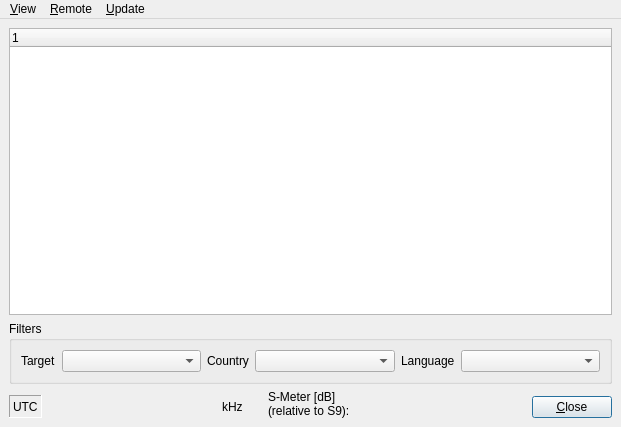
<?xml version="1.0" encoding="UTF-8"?>
<ui version="4.0">
 <class>StationsDlgbase</class>
 <widget class="QMainWindow" name="StationsDlgbase">
  <property name="geometry">
   <rect>
    <x>0</x>
    <y>0</y>
    <width>621</width>
    <height>427</height>
   </rect>
  </property>
  <property name="windowTitle">
   <string>Stations</string>
  </property>
  <property name="windowIcon">
   <iconset resource="res/icons.qrc">
    <normaloff>:/icons/MainIcon.svg</normaloff>:/icons/MainIcon.svg</iconset>
  </property>
  <widget class="QWidget" name="centralwidget">
    <layout class="QVBoxLayout" name="verticalLayout">
     <item>
      <widget class="QTreeWidget" name="ListViewStations">
       <property name="rootIsDecorated">
        <bool>false</bool>
       </property>
       <property name="uniformRowHeights">
        <bool>true</bool>
       </property>
       <column>
        <property name="text">
         <string/>
        </property>
       </column>
      </widget>
     </item>
     <item>
      <widget class="QGroupBox" name="groupBox">
       <property name="title">
        <string>Filters</string>
       </property>
       <layout class="QHBoxLayout" name="horizontalLayout">
        <item>
         <widget class="QLabel" name="TextLabelTarget">
          <property name="text">
           <string>Target</string>
          </property>
          <property name="wordWrap">
           <bool>false</bool>
          </property>
         </widget>
        </item>
        <item>
         <widget class="QComboBox" name="ComboBoxFilterTarget">
          <property name="sizePolicy">
           <sizepolicy hsizetype="MinimumExpanding" vsizetype="Fixed">
            <horstretch>0</horstretch>
            <verstretch>0</verstretch>
           </sizepolicy>
          </property>
         </widget>
        </item>
        <item>
         <widget class="QLabel" name="TextLabelCountry">
          <property name="text">
           <string>Country</string>
          </property>
          <property name="wordWrap">
           <bool>false</bool>
          </property>
         </widget>
        </item>
        <item>
         <widget class="QComboBox" name="ComboBoxFilterCountry">
          <property name="sizePolicy">
           <sizepolicy hsizetype="MinimumExpanding" vsizetype="Fixed">
            <horstretch>0</horstretch>
            <verstretch>0</verstretch>
           </sizepolicy>
          </property>
         </widget>
        </item>
        <item>
         <widget class="QLabel" name="TextLabelLanguage">
          <property name="text">
           <string>Language</string>
          </property>
          <property name="wordWrap">
           <bool>false</bool>
          </property>
         </widget>
        </item>
        <item>
         <widget class="QComboBox" name="ComboBoxFilterLanguage">
          <property name="sizePolicy">
           <sizepolicy hsizetype="MinimumExpanding" vsizetype="Fixed">
            <horstretch>0</horstretch>
            <verstretch>0</verstretch>
           </sizepolicy>
          </property>
         </widget>
        </item>
       </layout>
      </widget>
     </item>
     <item>
      <layout class="QHBoxLayout" name="horizontalLayout_3">
       <item>
        <layout class="QVBoxLayout" name="verticalLayout_2">
         <property name="spacing">
          <number>0</number>
         </property>
         <item>
          <widget class="QWidget" name="widget_2" native="true">
           <property name="sizePolicy">
            <sizepolicy hsizetype="Minimum" vsizetype="Minimum">
             <horstretch>0</horstretch>
             <verstretch>0</verstretch>
            </sizepolicy>
           </property>
          </widget>
         </item>
         <item>
          <layout class="QHBoxLayout" name="horizontalLayout_2">
           <property name="spacing">
            <number>6</number>
           </property>
           <item>
            <widget class="QLabel" name="TextLabelUTCTime">
             <property name="sizePolicy">
              <sizepolicy hsizetype="Minimum" vsizetype="Maximum">
               <horstretch>0</horstretch>
               <verstretch>0</verstretch>
              </sizepolicy>
             </property>
             <property name="minimumSize">
              <size>
               <width>0</width>
               <height>23</height>
              </size>
             </property>
             <property name="frameShape">
              <enum>QFrame::Panel</enum>
             </property>
             <property name="frameShadow">
              <enum>QFrame::Sunken</enum>
             </property>
             <property name="text">
              <string>UTC</string>
             </property>
             <property name="wordWrap">
              <bool>false</bool>
             </property>
            </widget>
           </item>
           <item>
            <widget class="QwtCounter" name="QwtCounterFrequency">
             <property name="sizePolicy">
              <sizepolicy hsizetype="Fixed" vsizetype="Maximum">
               <horstretch>0</horstretch>
               <verstretch>0</verstretch>
              </sizepolicy>
             </property>
             <property name="minimumSize">
              <size>
               <width>168</width>
               <height>0</height>
              </size>
             </property>
            </widget>
           </item>
           <item>
            <widget class="QLabel" name="TextLabel1">
             <property name="sizePolicy">
              <sizepolicy hsizetype="Minimum" vsizetype="Minimum">
               <horstretch>0</horstretch>
               <verstretch>0</verstretch>
              </sizepolicy>
             </property>
             <property name="text">
              <string>kHz</string>
             </property>
             <property name="wordWrap">
              <bool>false</bool>
             </property>
             <property name="buddy">
              <cstring>QwtCounterFrequency</cstring>
             </property>
            </widget>
           </item>
          </layout>
         </item>
        </layout>
       </item>
       <item>
        <spacer name="horizontalSpacer_2">
         <property name="orientation">
          <enum>Qt::Horizontal</enum>
         </property>
         <property name="sizeHint" stdset="0">
          <size>
           <width>20</width>
           <height>20</height>
          </size>
         </property>
        </spacer>
       </item>
       <item>
        <widget class="QLabel" name="TextLabelSMeter">
         <property name="sizePolicy">
          <sizepolicy hsizetype="Minimum" vsizetype="Minimum">
           <horstretch>0</horstretch>
           <verstretch>0</verstretch>
          </sizepolicy>
         </property>
         <property name="text">
          <string>S-Meter [dB]
(relative to S9):</string>
         </property>
         <property name="wordWrap">
          <bool>false</bool>
         </property>
        </widget>
       </item>
       <item>
        <widget class="QwtThermo" name="ProgrSigStrength">
         <property name="sizePolicy">
          <sizepolicy hsizetype="Fixed" vsizetype="Maximum">
           <horstretch>0</horstretch>
           <verstretch>0</verstretch>
          </sizepolicy>
         </property>
         <property name="minimumSize">
          <size>
           <width>150</width>
           <height>0</height>
          </size>
         </property>
         <property name="scalePosition">
          <enum>QwtThermo::TopScale</enum>
         </property>
        </widget>
       </item>
       <item>
        <spacer name="horizontalSpacer">
         <property name="orientation">
          <enum>Qt::Horizontal</enum>
         </property>
         <property name="sizeType">
          <enum>QSizePolicy::Expanding</enum>
         </property>
         <property name="sizeHint" stdset="0">
          <size>
           <width>20</width>
           <height>20</height>
          </size>
         </property>
        </spacer>
       </item>
       <item>
        <layout class="QVBoxLayout" name="verticalLayout_1">
         <property name="spacing">
          <number>0</number>
         </property>
         <item>
          <widget class="QWidget" name="widget" native="true">
           <property name="sizePolicy">
            <sizepolicy hsizetype="Minimum" vsizetype="Minimum">
             <horstretch>0</horstretch>
             <verstretch>0</verstretch>
            </sizepolicy>
           </property>
          </widget>
         </item>
         <item>
          <widget class="QPushButton" name="buttonOk">
           <property name="sizePolicy">
            <sizepolicy hsizetype="Minimum" vsizetype="Maximum">
             <horstretch>0</horstretch>
             <verstretch>0</verstretch>
            </sizepolicy>
           </property>
           <property name="text">
            <string>&amp;Close</string>
           </property>
           <property name="autoDefault">
            <bool>true</bool>
           </property>
           <property name="default">
            <bool>true</bool>
           </property>
          </widget>
         </item>
        </layout>
       </item>
      </layout>
     </item>
    </layout>
  </widget>
    <widget class="QMenuBar" name="menubar">
     <widget class="QMenu" name="menuView">
      <property name="title">
       <string>&amp;View</string>
      </property>
      <widget class="QMenu" name="menuStations_preview">
       <property name="title">
        <string>Stations &amp;preview</string>
       </property>
       <addaction name="actionDisabled"/>
       <addaction name="action5minutes"/>
       <addaction name="action15minutes"/>
       <addaction name="action30minutes"/>
      </widget>
      <addaction name="actionShowOnlyActiveStations"/>
      <addaction name="actionShowAllStations"/>
      <addaction name="menuStations_preview"/>
      <addaction name="separator"/>
      <addaction name="actionClose"/>
     </widget>
     <widget class="QMenu" name="menuRemote">
      <property name="title">
       <string>&amp;Remote</string>
      </property>
      <addaction name="actionChooseRig"/>
      <addaction name="actionEnable_S_Meter"/>
     </widget>
     <widget class="QMenu" name="menuUpdate">
      <property name="title">
       <string>&amp;Update</string>
      </property>
      <addaction name="actionGetUpdate"/>
     </widget>
     <addaction name="menuView"/>
     <addaction name="menuRemote"/>
     <addaction name="menuUpdate"/>
    </widget>
  <action name="actionShowOnlyActiveStations">
   <property name="checkable">
    <bool>true</bool>
   </property>
   <property name="text">
    <string>Show only active stations</string>
   </property>
  </action>
  <action name="actionShowAllStations">
   <property name="checkable">
    <bool>true</bool>
   </property>
   <property name="text">
    <string>Show all stations</string>
   </property>
  </action>
  <action name="action5minutes">
   <property name="checkable">
    <bool>true</bool>
   </property>
   <property name="text">
    <string>5 minutes</string>
   </property>
  </action>
  <action name="action15minutes">
   <property name="checkable">
    <bool>true</bool>
   </property>
   <property name="text">
    <string>15 minutes</string>
   </property>
  </action>
  <action name="action30minutes">
   <property name="checkable">
    <bool>true</bool>
   </property>
   <property name="text">
    <string>30 minutes</string>
   </property>
  </action>
  <action name="actionGetUpdate">
   <property name="text">
    <string>Get &amp;Update...</string>
   </property>
  </action>
  <action name="actionChooseRig">
   <property name="text">
    <string>&amp;Rig Settings...</string>
   </property>
  </action>
  <action name="actionDisabled">
   <property name="checkable">
    <bool>true</bool>
   </property>
   <property name="text">
    <string>&amp;Disabled</string>
   </property>
  </action>
  <action name="actionEnable_S_Meter">
   <property name="checkable">
    <bool>true</bool>
   </property>
   <property name="text">
    <string>Enable &amp;S-Meter</string>
   </property>
  </action>
  <action name="actionClose">
   <property name="text">
    <string>&amp;Close</string>
   </property>
  </action>
 </widget>
 <customwidgets>
  <customwidget>
   <class>QwtCounter</class>
   <extends>QWidget</extends>
   <header>qwt_counter.h</header>
  </customwidget>
  <customwidget>
   <class>QwtThermo</class>
   <extends>QWidget</extends>
   <header>qwt_thermo.h</header>
  </customwidget>
 </customwidgets>
 <resources>
  <include location="res/icons.qrc"/>
 </resources>
 <connections/>
</ui>
